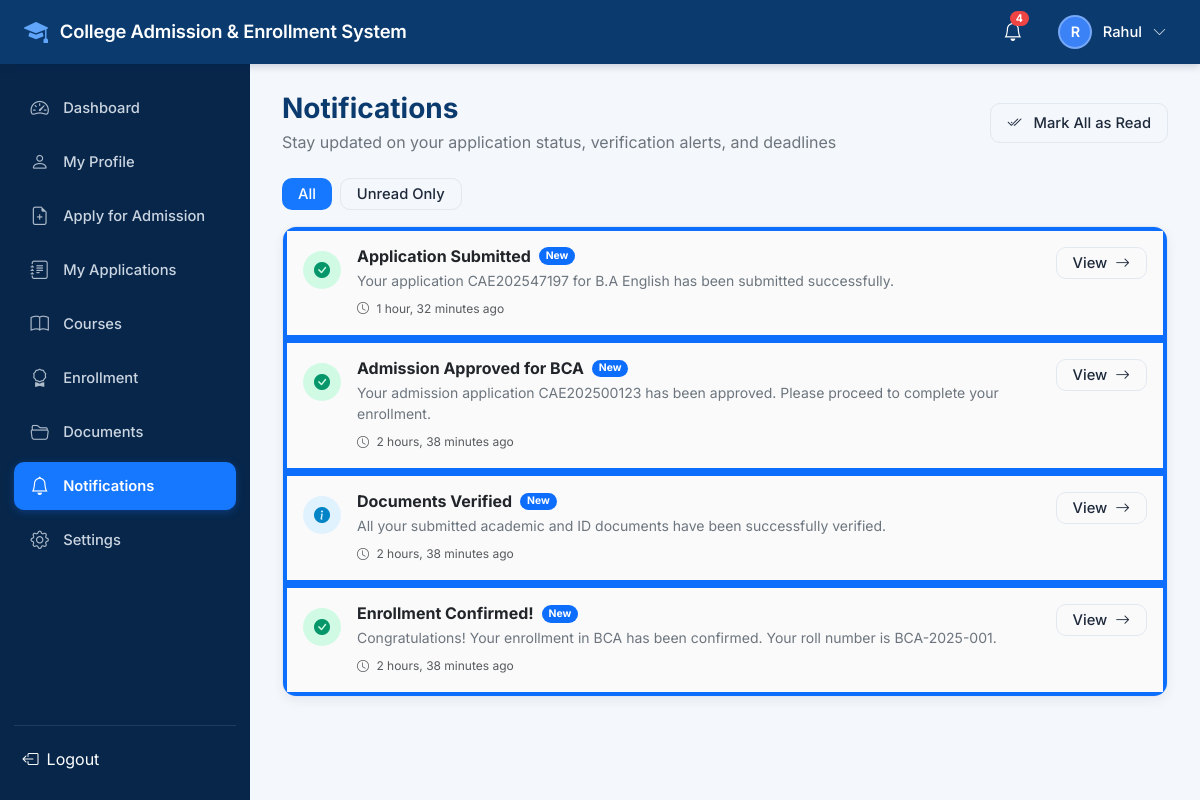
Screenshot of /notifications/ (signed in) with the database file from the repository.
### accounts/models.py (models this page shows, shortened)
class User(AbstractUser):
    ROLE_CHOICES = (
        ('ADMIN', 'Admin'),
        ('STUDENT', 'Student'),
    )
    role = models.CharField(max_length=20, choices=ROLE_CHOICES, default='STUDENT')
    email = models.EmailField(unique=True)
    phone_number = models.CharField(max_length=20, blank=True, null=True)
    profile_picture = models.ImageField(upload_to='profiles/', blank=True, null=True)
    created_at = models.DateTimeField(auto_now_add=True)
    updated_at = models.DateTimeField(auto_now=True)
    USERNAME_FIELD = 'email'
    REQUIRED_FIELDS = ['username', 'first_name', 'last_name']
    @property
    def is_student(self):
        return self.role == 'STUDENT'
    @property
    def is_admin_user(self):
        return self.role == 'ADMIN' or self.is_staff or self.is_superuser
    @property
    def full_name(self):
        name = f"{self.first_name} {self.last_name}".strip()
        return name if name else self.username

### notifications/models.py (models this page shows, shortened)
class Notification(models.Model):
    TYPE_CHOICES = (
        ('INFO', 'Information'),
        ('SUCCESS', 'Success'),
        ('WARNING', 'Warning'),
        ('DANGER', 'Danger'),
    )
    recipient = models.ForeignKey(settings.AUTH_USER_MODEL, on_delete=models.CASCADE, related_name='notifications')
    title = models.CharField(max_length=200)
    message = models.TextField()
    link = models.CharField(max_length=255, blank=True, null=True)
    is_read = models.BooleanField(default=False)
    notification_type = models.CharField(max_length=20, choices=TYPE_CHOICES, default='INFO')
    created_at = models.DateTimeField(auto_now_add=True)
    class Meta:
        ordering = ['-created_at']

### notifications/views.py (the view)
# urls.py: path('', views.notification_list, name='list'),
@login_required
def notification_list(request):
    filter_type = request.GET.get('filter', 'all')
    notifications = Notification.objects.filter(recipient=request.user)
    if filter_type == 'unread':
        notifications = notifications.filter(is_read=False)
    return render(request, 'notifications/notification_list.html', {
        'notifications': notifications,
        'filter_type': filter_type,
    })

### notifications/context_processors.py (called while the page is built)
def notification_context(request):
    if request.user.is_authenticated:
        unread_count = Notification.objects.filter(recipient=request.user, is_read=False).count()
        recent_notifications = Notification.objects.filter(recipient=request.user)[:5]
        return {
            'unread_notifications_count': unread_count,
            'recent_notifications': recent_notifications,
        }
    return {
        'unread_notifications_count': 0,
        'recent_notifications': [],
    }

### templates/notifications/notification_list.html (shortened to what this page needs)
{% extends 'base.html' %}
{% load static %}
{% block content %}
<div class="mb-4 d-flex flex-wrap justify-content-between align-items-center gap-3">
  <div>
    <h3 class="fw-bold mb-1" style="color: #0B3A6E;">Notifications</h3>
    <p class="text-secondary mb-0">Stay updated on your application status, verification alerts, and deadlines</p>
  </div>
  {% if notifications %}
    <form action="{% url 'notifications:mark_all_read' %}" method="post">
      <button type="submit" class="btn btn-outline-custom py-2 px-3 small">
        <i class="bi bi-check2-all me-1"></i> Mark All as Read
      </button>
    </form>
  {% endif %}
</div>
<div class="mb-3 d-flex gap-2">
  <a href="?filter=all" class="btn btn-sm {% if filter_type != 'unread' %}btn-primary-custom{% else %}btn-outline-custom{% endif %} px-3 py-1">
    All
  </a>
  <a href="?filter=unread" class="btn btn-sm {% if filter_type == 'unread' %}btn-primary-custom{% else %}btn-outline-custom{% endif %} px-3 py-1">
    Unread Only
  </a>
</div>
<div class="card-custom p-0 overflow-hidden">
  <div class="list-group list-group-flush">
    {% for notif in notifications %}
      <div class="list-group-item p-3 d-flex justify-content-between align-items-start gap-3 {% if not notif.is_read %}bg-light bg-opacity-75 border-start border-4 border-primary{% endif %}">
        <div class="d-flex align-items-start gap-3">
          <div class="stat-icon rounded-circle mt-1 flex-shrink-0" style="width: 38px; height: 38px; font-size: 1rem;
            {% if notif.notification_type == 'SUCCESS' %}background: #D1FAE5; color: #059669;
            {% elif notif.notification_type == 'WARNING' %}background: #FEF3C7; color: #D97706;
            {% elif notif.notification_type == 'DANGER' %}background: #FEE2E2; color: #DC2626;
            {% else %}background: #E0F2FE; color: #0284C7;{% endif %}">
            <i class="bi {% if notif.notification_type == 'SUCCESS' %}bi-check-circle-fill{% elif notif.notification_type == 'WARNING' %}bi-exclamation-triangle-fill{% elif notif.notification_type == 'DANGER' %}bi-x-circle-fill{% else %}bi-info-circle-fill{% endif %}"></i>
          </div>
          <div>
            <div class="d-flex align-items-center gap-2 mb-1">
              <h6 class="mb-0 fw-bold text-dark">{{ notif.title }}</h6>
              {% if not notif.is_read %}
                <span class="badge bg-primary rounded-pill" style="font-size: 0.65rem;">New</span>
              {% endif %}
            </div>
            <p class="text-secondary small mb-1">{{ notif.message }}</p>
            <small class="text-muted" style="font-size: 0.75rem;">
              <i class="bi bi-clock me-1"></i> {{ notif.created_at|timesince }} ago
            </small>
          </div>
        </div>
        <div class="d-flex align-items-center gap-2 flex-shrink-0">
          {% if notif.link %}
            <a href="{% url 'notifications:mark_as_read' notif.id %}" class="btn btn-sm btn-outline-custom py-1 px-3 small">
              View <i class="bi bi-arrow-right"></i>
            </a>
          {% elif not notif.is_read %}
            <a href="{% url 'notifications:mark_as_read' notif.id %}" class="btn btn-sm btn-outline-secondary py-1 px-2 small" title="Mark Read">
              <i class="bi bi-check2"></i>
            </a>
          {% endif %}
        </div>
      </div>
    {% empty %}
      <div class="text-center py-5 text-muted">
        <i class="bi bi-bell-slash display-4 mb-3 d-block text-muted"></i>
        <h6>No Notifications</h6>
        <p class="small mb-0">You're all caught up with your college admissions activity.</p>
      </div>
    {% endfor %}
  </div>
</div>
{% endblock %}

### templates/base.html (shortened to what this page needs)
{% load static %}
<!DOCTYPE html>
<html lang="en">
<head>
  <link href="https://cdn.jsdelivr.net/npm/bootstrap@5.3.3/dist/css/bootstrap.min.css" rel="stylesheet">
  <link rel="stylesheet" href="https://cdn.jsdelivr.net/npm/bootstrap-icons@1.11.3/font/bootstrap-icons.min.css">
  <link rel="stylesheet" href="{% static 'css/style.css' %}">
</head>
<body>
  <header class="portal-header">
    <div class="d-flex align-items-center gap-3">
      <a href="{% if user.is_authenticated %}{% if user.is_admin_user %}{% url 'accounts:admin_dashboard' %}{% else %}{% url 'students:dashboard' %}{% endif %}{% else %}{% url 'accounts:home' %}{% endif %}" class="portal-brand text-decoration-none">
        <i class="bi bi-mortarboard-fill"></i>
        <span>College Admission & Enrollment System</span>
      </a>
    </div>
    <div class="portal-header-right">
      {% if user.is_authenticated %}
        <div class="dropdown">
          <button class="notification-bell-btn" id="notifDropdown" data-bs-toggle="dropdown" aria-expanded="false" title="Notifications">
            <i class="bi bi-bell"></i>
            {% if unread_notifications_count > 0 %}
              <span class="notification-badge">{{ unread_notifications_count }}</span>
            {% endif %}
          </button>
        </div>
        <div class="dropdown">
          <button class="header-user-btn" id="userMenuDropdown" data-bs-toggle="dropdown" aria-expanded="false">
            <div class="header-avatar">
              {% if user.profile_picture %}
                <img src="{{ user.profile_picture.url }}" alt="{{ user.full_name }}" class="w-100 h-100 rounded-circle">
              {% else %}
                {{ user.first_name|first|default:user.username|first|upper }}
              {% endif %}
            </div>
            <span class="header-user-name d-none d-sm-inline">{{ user.full_name|default:user.username }}</span>
            <i class="bi bi-chevron-down small opacity-75"></i>
          </button>
        </div>
      {% endif %}
    </div>
  </header>
  {% if user.is_authenticated %}
    <div class="portal-layout">
      <aside class="portal-sidebar">
        <ul class="sidebar-menu">
          {% if user.is_student %}
            <li class="sidebar-item {% if request.resolver_match.view_name == 'students:dashboard' %}active{% endif %}">
              <a href="{% url 'students:dashboard' %}"><i class="bi bi-speedometer2"></i> Dashboard</a>
            </li>
            <li class="sidebar-item {% if request.resolver_match.view_name == 'students:profile' %}active{% endif %}">
              <a href="{% url 'students:profile' %}"><i class="bi bi-person"></i> My Profile</a>
            </li>
            <li class="sidebar-item {% if request.resolver_match.view_name == 'admissions:apply' %}active{% endif %}">
              <a href="{% url 'admissions:apply' %}"><i class="bi bi-file-earmark-plus"></i> Apply for Admission</a>
            </li>
            <li class="sidebar-item {% if 'my_applications' in request.resolver_match.view_name or 'application_detail' in request.resolver_match.view_name %}active{% endif %}">
              <a href="{% url 'admissions:my_applications' %}"><i class="bi bi-journal-text"></i> My Applications</a>
            </li>
            <li class="sidebar-item {% if 'courses' in request.resolver_match.app_name and not user.is_admin_user %}active{% endif %}">
              <a href="{% url 'courses:list' %}"><i class="bi bi-book"></i> Courses</a>
            </li>
            <li class="sidebar-item {% if 'enrollments' in request.resolver_match.app_name %}active{% endif %}">
              <a href="{% url 'enrollments:my_enrollments' %}"><i class="bi bi-award"></i> Enrollment</a>
            </li>
            <li class="sidebar-item {% if 'documents' in request.resolver_match.app_name %}active{% endif %}">
              <a href="{% url 'documents:list' %}"><i class="bi bi-folder2-open"></i> Documents</a>
            </li>
            <li class="sidebar-item {% if 'notifications' in request.resolver_match.app_name %}active{% endif %}">
              <a href="{% url 'notifications:list' %}"><i class="bi bi-bell"></i> Notifications</a>
            </li>
            <li class="sidebar-item {% if request.resolver_match.view_name == 'accounts:settings' %}active{% endif %}">
              <a href="{% url 'accounts:settings' %}"><i class="bi bi-gear"></i> Settings</a>
            </li>
          {% endif %}
        </ul>
        <div class="sidebar-footer">
          <form action="{% url 'accounts:logout' %}" method="post">
            <button type="submit" class="btn btn-link text-white text-decoration-none w-100 text-start p-2 d-flex align-items-center gap-2 rounded hover-bg">
              <i class="bi bi-box-arrow-left"></i> Logout
            </button>
          </form>
        </div>
      </aside>
      <main class="portal-content">
        {% block content %}{% endblock %}
      </main>
    </div>
  {% else %}
    <main class="flex-grow-1">
      {% block public_content %}{% endblock %}
    </main>
  {% endif %}
</body>
</html>

### rows the page displays
User: first_name|first "R", full_name "Rahul"
Notification: title "Application Submitted", is_read "New", message "Your application CAE202547197 for B.A English has been submitted successfully.", created_at "1 hour, 32 minutes", shows "View"
Notification: title "Admission Approved for BCA", is_read "New", message "Your admission application CAE202500123 has been approved. Please proceed to complete your enrollment.", created_at "2 hours, 38 minutes", shows "View"
Notification: title "Documents Verified", is_read "New", message "All your submitted academic and ID documents have been successfully verified.", created_at "2 hours, 38 minutes", link "View"
Notification: title "Enrollment Confirmed!", is_read "New", message "Congratulations! Your enrollment in BCA has been confirmed. Your roll number is BCA-2025-001.", created_at "2 hours, 38 minutes", shows "View"

### other values shown
{{ unread_notifications_count }} "4"
